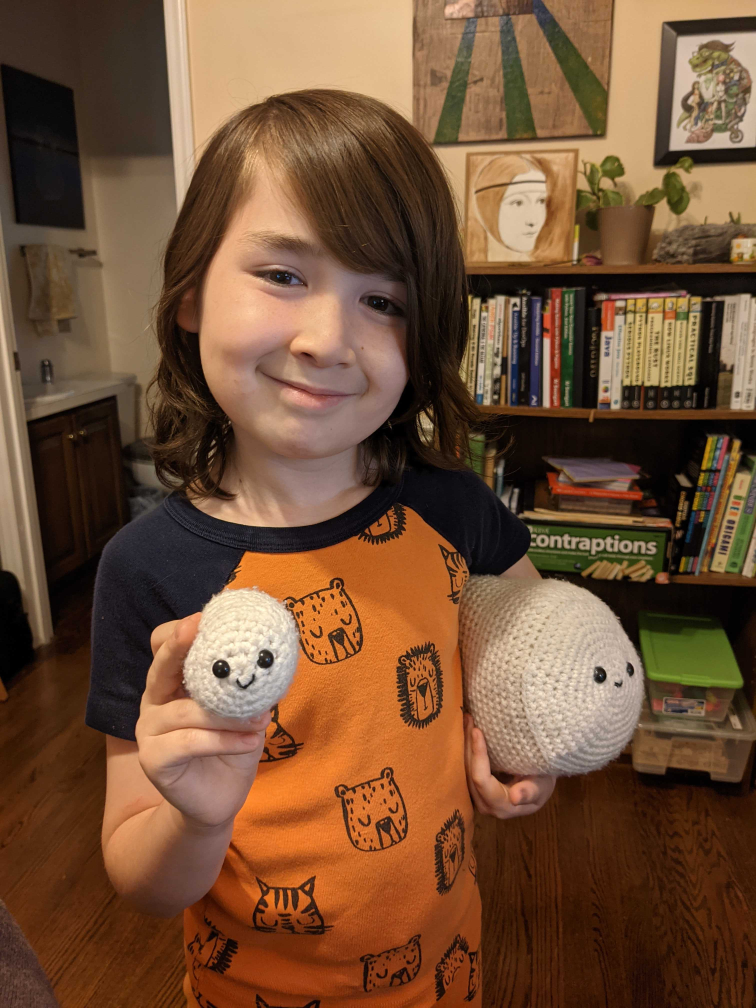
#> input picture images/august_marshmallows.jpg, 3024 x 4032 px, given in place of [path_to_file], which was not available (shown at 1/4 size)
$ python image_changer.py
#> lines starting #> are read from the running program, lines starting #| are printed output that depends on the picture; after the words box and inside, x2 and y2 are one past the last pixel; in counts of white or black regions, pixels touching at a corner belong together; pictures that were not available may be replaced by others from this repository, and a replacement may not be noted
import numpy as np
import cv2
import sys

filename = '[path_to_file]'

def resize_image(image):
    scale_ratio = 0.3
    width = int(image.shape[1] * scale_ratio)
    height = int(image.shape[0] * scale_ratio)
    new_dimensions = (width, height)
    resized = cv2.resize(image, new_dimensions, interpolation = cv2.INTER_AREA)

    return resized

def find_contours(image):
    contoured_image = image
    gray = cv2.cvtColor(contoured_image, cv2.COLOR_BGR2GRAY)
    edged = cv2.Canny(gray, 30, 100)
    contours, hierarchy = cv2.findContours(edged,
    cv2.RETR_EXTERNAL, cv2.CHAIN_APPROX_NONE)
    cv2.drawContours(contoured_image, contours, contourIdx=-1, color=1, thickness=1)
    cv2.imshow('Image after contouring', contoured_image)
    cv2.waitKey(0)
    cv2.destroyAllWindows()

    return contoured_image

def color_quantization(image, K=4):
    Z = image.reshape((-1, 3))
    # Convert image to numpy float32
    Z = np.float32(Z)

    # Define criteria and apply kmeans
    criteria = (cv2.TERM_CRITERIA_EPS + cv2.TERM_CRITERIA_MAX_ITER, 10000, 0.0001)
    compactness, label, center = cv2.kmeans(Z, K, None, criteria, 1, cv2.KMEANS_RANDOM_CENTERS)

    # Convert to uint8 and apply to the original image
    center = np.uint8(center)
    res = center[label.flatten()]
    res2 = res.reshape((image.shape))

    return res2

if __name__ == "__main__":
    image = cv2.imread(filename)
#> image is the input picture: shape (4032, 3024, 3); mean B, G, R 54.5, 80.5, 114.9
    resized_image = resize_image(image)
    coloured = color_quantization(resized_image)
#> in color_quantization, `compactness, label, center = cv2.kmeans(Z, K, None, criteria, 1, cv2.K..`: compactness = 1.37e+09; center = [[36.26, 63.86, 100.6], [140.9, 175.6, 210.7], [14.37, 24.65, 41.88], [71.67, 112.5, 168.5]]
#> in color_quantization, `center = np.uint8(center)`: center = [[36, 63, 100], [140, 175, 210], [14, 24, 41], [71, 112, 168]]
#> in color_quantization, `res2 = res.reshape((image.shape))`:
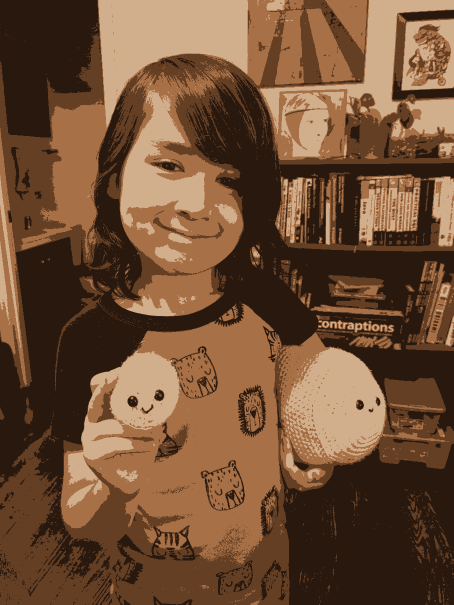
#> res2: shape (1209, 907, 3) (shown at 1/2 size); mean B, G, R 54, 79.8, 114.2
    contoured = find_contours(coloured)
#> in find_contours, `gray = cv2.cvtColor(contoured_image, cv2.COLOR_BGR2GRAY)`:
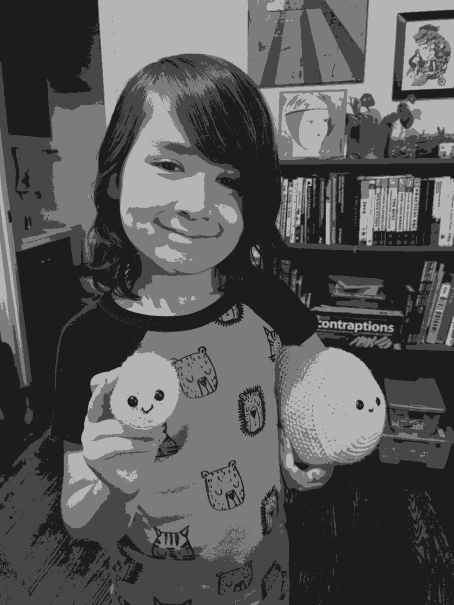
#> gray: shape (1209, 907) (shown at 1/2 size); min 28, max 181, mean 87.1
#> in find_contours, `edged = cv2.Canny(gray, 30, 100)`:
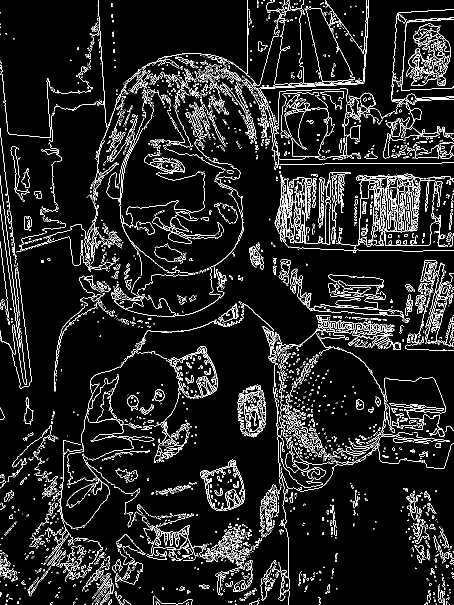
#> edged: shape (1209, 907) (shown at 1/2 size); 8% white in thin lines or dots
#> in find_contours, `contours, hierarchy = cv2.findContours(edged, cv2.RETR_EXTERNAL, cv2.C..`: contours = 5443 contours, 5233 with area under 20; largest, box (x1, y1, x2, y2) and area: (576, 354, 625, 487) 646, (649, 344, 701, 490) 646, (305, 434, 435, 488) 586, (549, 349, 577, 477) 528, (731, 347, 907, 494) 476
#> in find_contours, `cv2.drawContours(contoured_image, contours, contourIdx=-1, color=1, th..`:
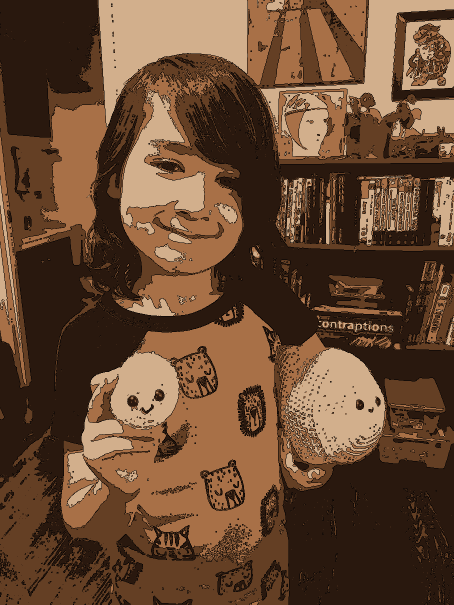
#> contoured_image: shape (1209, 907, 3) (shown at 1/2 size); 7.87% of pixels changed, all inside (x1, y1, x2, y2) = (0, 0, 907, 1209)
    final_image = contoured
    save_q = input("Save the image? [y]/[n] ")
#> the answer given: out.png

    if save_q == "y":
        cv2.imwrite("cartoonized_"+ filename, final_image)
        print("Image saved!")
